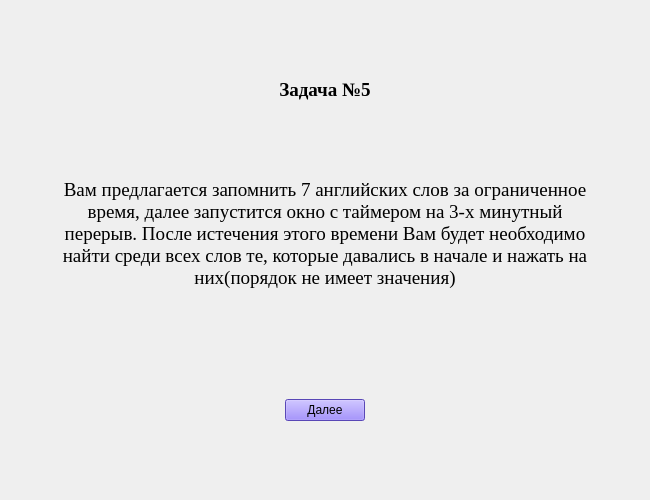
<?xml version="1.0" encoding="UTF-8"?>
<ui version="4.0">
 <class>TestFifthForm</class>
 <widget class="QWidget" name="TestFifthForm">
  <property name="geometry">
   <rect>
    <x>0</x>
    <y>0</y>
    <width>650</width>
    <height>500</height>
   </rect>
  </property>
  <property name="windowTitle">
   <string>TestFifth</string>
  </property>
  <layout class="QGridLayout" name="gridLayout">
   <item row="5" column="1">
    <layout class="QHBoxLayout" name="horizontalLayout_2">
     <item>
      <widget class="QPushButton" name="pushButton">
       <property name="sizePolicy">
        <sizepolicy hsizetype="Fixed" vsizetype="Minimum">
         <horstretch>0</horstretch>
         <verstretch>0</verstretch>
        </sizepolicy>
       </property>
       <property name="styleSheet">
        <string notr="true">background-color: rgb(125, 99, 255);</string>
       </property>
       <property name="text">
        <string>Далее</string>
       </property>
      </widget>
     </item>
    </layout>
   </item>
   <item row="2" column="1">
    <spacer name="verticalSpacer_2">
     <property name="orientation">
      <enum>Qt::Vertical</enum>
     </property>
     <property name="sizeHint" stdset="0">
      <size>
       <width>20</width>
       <height>40</height>
      </size>
     </property>
    </spacer>
   </item>
   <item row="0" column="1">
    <spacer name="verticalSpacer_3">
     <property name="orientation">
      <enum>Qt::Vertical</enum>
     </property>
     <property name="sizeHint" stdset="0">
      <size>
       <width>20</width>
       <height>40</height>
      </size>
     </property>
    </spacer>
   </item>
   <item row="6" column="1">
    <spacer name="verticalSpacer_4">
     <property name="orientation">
      <enum>Qt::Vertical</enum>
     </property>
     <property name="sizeHint" stdset="0">
      <size>
       <width>20</width>
       <height>40</height>
      </size>
     </property>
    </spacer>
   </item>
   <item row="3" column="0">
    <spacer name="horizontalSpacer">
     <property name="orientation">
      <enum>Qt::Horizontal</enum>
     </property>
     <property name="sizeHint" stdset="0">
      <size>
       <width>40</width>
       <height>20</height>
      </size>
     </property>
    </spacer>
   </item>
   <item row="4" column="1">
    <spacer name="verticalSpacer">
     <property name="orientation">
      <enum>Qt::Vertical</enum>
     </property>
     <property name="sizeHint" stdset="0">
      <size>
       <width>20</width>
       <height>40</height>
      </size>
     </property>
    </spacer>
   </item>
   <item row="1" column="0">
    <spacer name="horizontalSpacer_2">
     <property name="orientation">
      <enum>Qt::Horizontal</enum>
     </property>
     <property name="sizeHint" stdset="0">
      <size>
       <width>40</width>
       <height>20</height>
      </size>
     </property>
    </spacer>
   </item>
   <item row="1" column="1">
    <layout class="QHBoxLayout" name="horizontalLayout_3">
     <item>
      <widget class="QLabel" name="label_5">
       <property name="sizePolicy">
        <sizepolicy hsizetype="Minimum" vsizetype="Minimum">
         <horstretch>0</horstretch>
         <verstretch>0</verstretch>
        </sizepolicy>
       </property>
       <property name="font">
        <font>
         <family>Times New Roman</family>
         <pointsize>14</pointsize>
        </font>
       </property>
       <property name="text">
        <string>&lt;html&gt;&lt;head/&gt;&lt;body&gt;&lt;p align=&quot;center&quot;&gt;&lt;span style=&quot; font-weight:696;&quot;&gt;Задача №5&lt;/span&gt;&lt;/p&gt;&lt;/body&gt;&lt;/html&gt;</string>
       </property>
      </widget>
     </item>
    </layout>
   </item>
   <item row="3" column="1">
    <layout class="QHBoxLayout" name="horizontalLayout">
     <item>
      <widget class="QTextBrowser" name="textBrowser">
       <property name="sizePolicy">
        <sizepolicy hsizetype="Minimum" vsizetype="Expanding">
         <horstretch>0</horstretch>
         <verstretch>0</verstretch>
        </sizepolicy>
       </property>
       <property name="minimumSize">
        <size>
         <width>550</width>
         <height>100</height>
        </size>
       </property>
       <property name="maximumSize">
        <size>
         <width>16777215</width>
         <height>150</height>
        </size>
       </property>
       <property name="font">
        <font>
         <family>Times New Roman</family>
         <pointsize>12</pointsize>
        </font>
       </property>
       <property name="styleSheet">
        <string notr="true">border: none;
background-color: transparent;</string>
       </property>
       <property name="html">
        <string>&lt;!DOCTYPE HTML PUBLIC &quot;-//W3C//DTD HTML 4.0//EN&quot; &quot;http://www.w3.org/TR/REC-html40/strict.dtd&quot;&gt;
&lt;html&gt;&lt;head&gt;&lt;meta name=&quot;qrichtext&quot; content=&quot;1&quot; /&gt;&lt;style type=&quot;text/css&quot;&gt;
p, li { white-space: pre-wrap; }
&lt;/style&gt;&lt;/head&gt;&lt;body style=&quot; font-family:'Times New Roman'; font-size:12pt; font-weight:400; font-style:normal;&quot;&gt;
&lt;p align=&quot;center&quot; style=&quot; margin-top:0px; margin-bottom:0px; margin-left:0px; margin-right:0px; -qt-block-indent:0; text-indent:0px;&quot;&gt;&lt;span style=&quot; font-size:14pt;&quot;&gt;Вам предлагается запомнить 7 английских слов за ограниченное время, далее запустится окно с таймером на 3-х минутный перерыв. После истечения этого времени Вам будет необходимо найти среди всех слов те, которые давались в начале и нажать на них(порядок не имеет значения)&lt;/span&gt;&lt;/p&gt;&lt;/body&gt;&lt;/html&gt;</string>
       </property>
      </widget>
     </item>
    </layout>
   </item>
   <item row="1" column="2">
    <spacer name="horizontalSpacer_3">
     <property name="orientation">
      <enum>Qt::Horizontal</enum>
     </property>
     <property name="sizeHint" stdset="0">
      <size>
       <width>40</width>
       <height>20</height>
      </size>
     </property>
    </spacer>
   </item>
   <item row="3" column="2">
    <spacer name="horizontalSpacer_4">
     <property name="orientation">
      <enum>Qt::Horizontal</enum>
     </property>
     <property name="sizeHint" stdset="0">
      <size>
       <width>40</width>
       <height>20</height>
      </size>
     </property>
    </spacer>
   </item>
   <item row="5" column="2">
    <spacer name="horizontalSpacer_5">
     <property name="orientation">
      <enum>Qt::Horizontal</enum>
     </property>
     <property name="sizeHint" stdset="0">
      <size>
       <width>40</width>
       <height>20</height>
      </size>
     </property>
    </spacer>
   </item>
   <item row="5" column="0">
    <spacer name="horizontalSpacer_6">
     <property name="orientation">
      <enum>Qt::Horizontal</enum>
     </property>
     <property name="sizeHint" stdset="0">
      <size>
       <width>40</width>
       <height>20</height>
      </size>
     </property>
    </spacer>
   </item>
  </layout>
 </widget>
 <resources/>
 <connections/>
</ui>
